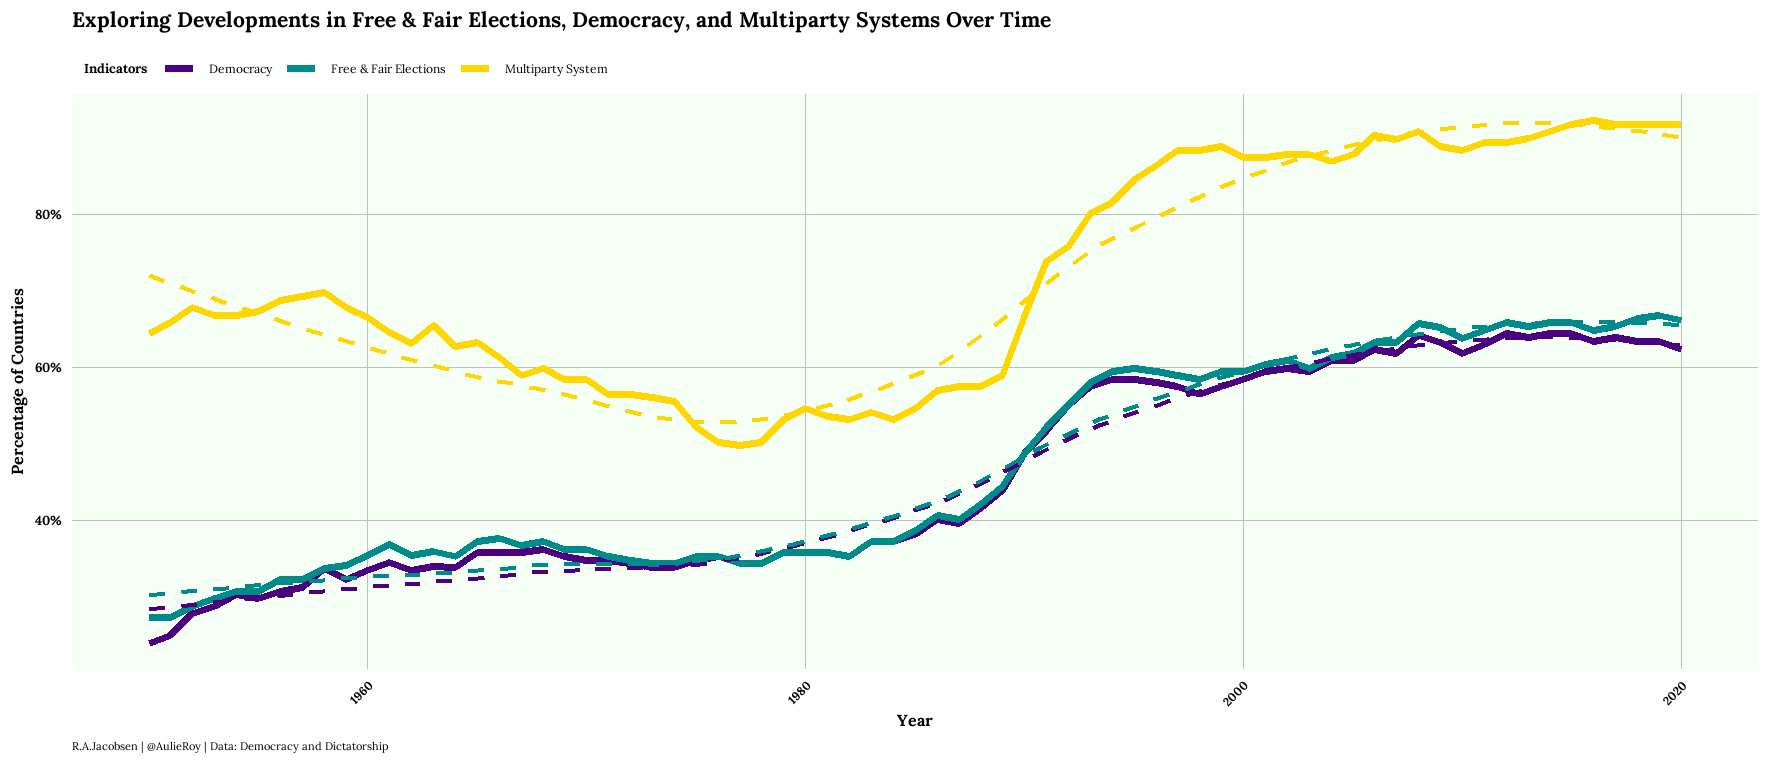

This figure's R source:

# TidyTuesday Week 45. 
# This weeks data is about Democracy and Dictatorship. 
# Dataset currated by Jon Harmon. 

# Code was developed by R.A.Jacobsen. @AulieRoy. 

# Load libraries  
library(tidyverse)
library(zoo)
library(showtext)

# Load dataset 
democracy_data <- readr::read_csv('https://raw.githubusercontent.com/rfordatascience/tidytuesday/master/data/2024/2024-11-05/democracy_data.csv')

# Font
font_add_google("Lora", "lora")
showtext_auto()

# Wrangle data 
democracy_data <- 
  democracy_data %>% 
  filter(!is.na(is_democracy) & !is.na(has_free_and_fair_election) & !is.na(is_multiparty)) %>% 
  group_by(year) %>% 
  summarise(
    democracy_proportion = mean(is_democracy, na.rm = TRUE), 
    free_fair_election_proportion = mean(has_free_and_fair_election, na.rm = TRUE), 
    multiparty_proportion = mean(is_multiparty, na.rm = TRUE)
  ) %>%
  pivot_longer(cols = c(democracy_proportion, free_fair_election_proportion, multiparty_proportion), 
               names_to = "Metric", values_to = "Proportion") %>%
  mutate(
    moving_average = rollmean(Proportion, k = 5, fill = NA, align = "center")
  )

# Plot
democracy_data %>% 
  ggplot(aes(x = year, y = Proportion, color = Metric)) +
  geom_line(size = 1.8) +
  geom_smooth(method = "loess", se = FALSE, linetype = "dashed", size = 1, alpha = 0.6) +
  labs(
    title = "Exploring Developments in Free & Fair Elections, Democracy, and Multiparty Systems Over Time",
    x = "Year",
    y = "Percentage of Countries",
    caption = "R.A.Jacobsen | @AulieRoy | Data: Democracy and Dictatorship",
    color = "Indicators",
    linetype = "Trend Type"
  ) +
  scale_y_continuous(labels = percent_format(accuracy = 1)) +
  scale_color_manual(values = c("democracy_proportion" = "#4B0082", 
                                "free_fair_election_proportion" = "#008B8B", 
                                "multiparty_proportion" = "#FFD700"),
                     labels = c("Democracy", "Free & Fair Elections", "Multiparty System")) +
  theme_minimal(base_size = 12) +
  theme(
    text = element_text(family = "lora"),
    panel.background = element_rect(fill = "#F5FFF6", color = NA),
    panel.grid.major = element_line(color = "gray", size = 0.1),
    panel.grid.minor = element_blank(),
    axis.text = element_text(face = "bold", color = "black", size = 10),
    axis.text.x = element_text(angle = 45, hjust = 1, size = 9),
    axis.title = element_text(face = "bold", size = 12),
    plot.title = element_text(face = "bold", size = 16, margin = margin(b = 8)),
    plot.caption = element_text(size = 8, hjust = 0), 
    legend.position = "top",
    legend.justification = "left",
    legend.title = element_text(size = 10, face = "bold"),
    legend.text = element_text(size = 9),
    legend.key.height = unit(8, "pt"),
    legend.box.spacing = unit(3, "pt")
  )
